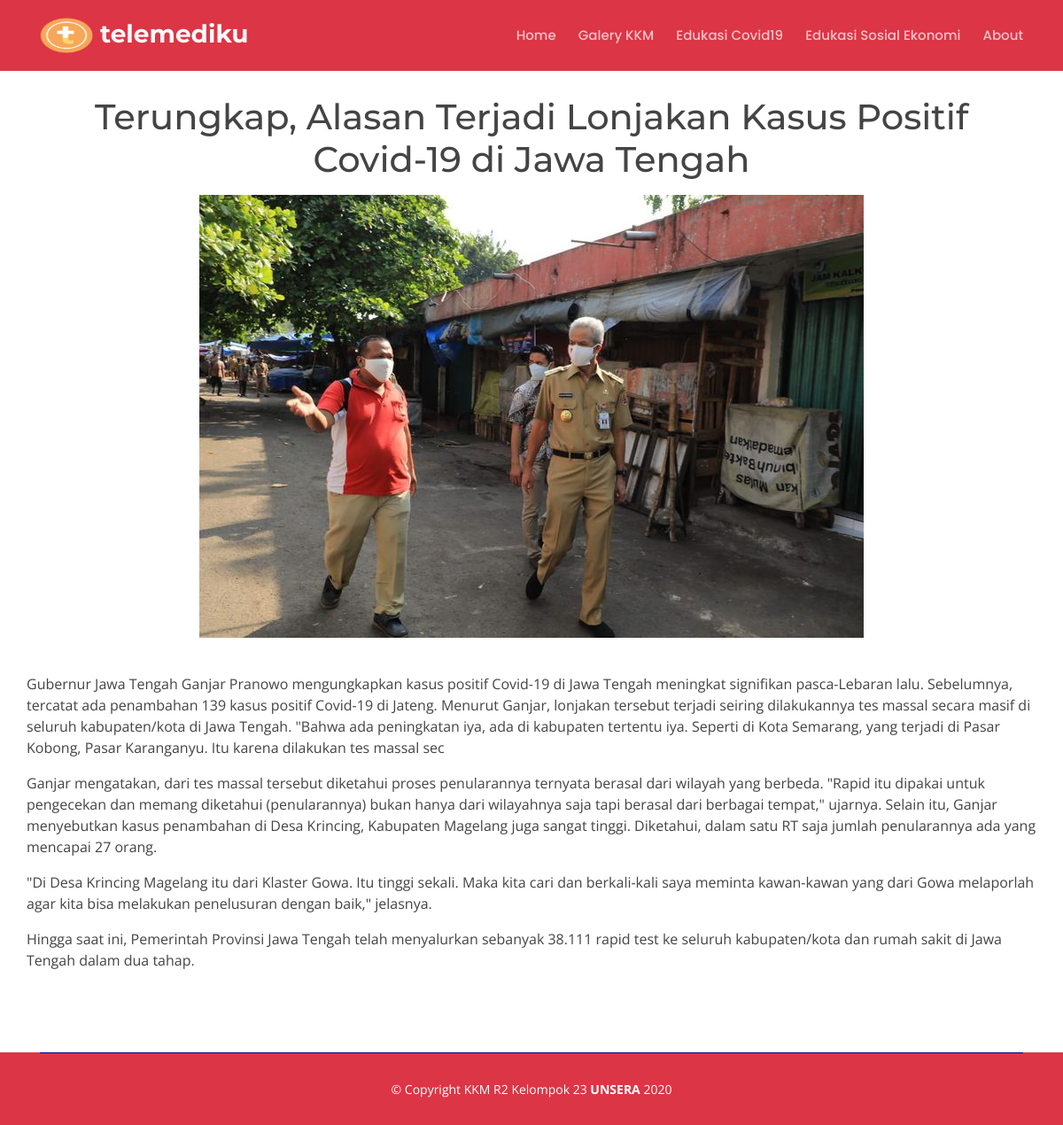
The page /edukasisosialekonomi/detailartikel/1 on the database its author committed.
### tables this page shows
CREATE TABLE `user_menu` (
  `id` int(11) NOT NULL,
  `title` varchar(128) NOT NULL,
  `url` varchar(128) NOT NULL,
  `is_active` int(1) NOT NULL
);

CREATE TABLE `edukasi_sosial_ekonomi` (
  `id` int(11) NOT NULL,
  `judul` varchar(228) NOT NULL,
  `paragraf1` varchar(500) NOT NULL,
  `paragraf2` varchar(500) NOT NULL,
  `paragraf3` varchar(500) NOT NULL,
  `paragraf4` varchar(500) NOT NULL,
  `paragraf5` varchar(500) NOT NULL,
  `paragraf6` varchar(500) NOT NULL,
  `paragraf7` varchar(500) NOT NULL,
  `paragraf8` varchar(500) NOT NULL,
  `paragraf9` varchar(500) NOT NULL,
  `gambar` varchar(225) NOT NULL,
  `tanggal` int(11) NOT NULL,
  `oleh` varchar(125) NOT NULL
);

### application/controllers/EdukasiSosialEkonomi.php (called while the page is built, shortened)
<?php
class EdukasiSosialEkonomi extends CI_Controller
{
    public function detailArtikel($id)
    {
        $data['menu'] = $this->User_model->getMenu();
        $data['detail'] = $this->User_model->getArtikelById($id, 'edukasi_sosial_ekonomi');
        $this->load->view('user/templates/header', $data);
        $this->load->view('user/edukasisosialekonomi/detailartikel', $data);
        $this->load->view('user/templates/footer');
    }
}

### index.php (called while the page is built, shortened)
<?php
require_once BASEPATH.'core/CodeIgniter.php';

### application/models/User_model.php (called while the page is built, shortened)
<?php
class User_model extends CI_Model
{
    public function getMenu()
    {
        return $this->db->get('user_menu')->result_array();
    }
    public function getArtikelById($id, $table)
    {
        return $this->db->get_where($table, ['id' => $id])->row_array();
    }
}

### application/views/user/edukasisosialekonomi/detailartikel.php (the view, shortened to what this page needs)
<section id="details" class="details mt-5">
    <div class="container">
        <div class="section-title text-center" data-aos="fade-up">
            <h1 class="mb-3"><?= $detail['judul']; ?></h1>
            <img src="<?= base_url('assets/Bootslander/img/edukasiSosialEkonomi/') . $detail['gambar']; ?>" class="img-fluid" alt="Responsive image">
        </div>
        <div class="row " data-aos="fade-up">
            <p><?= $detail['paragraf1']; ?></p>
            <p><?= $detail['paragraf2']; ?></p>
            <p><?= $detail['paragraf3']; ?></p>
            <p><?= $detail['paragraf4']; ?></p>
        </div>
    </div>
</section>

### application/views/user/templates/header.php (shortened to what this page needs)
<!DOCTYPE html>
<html lang="en">
<head>
    <link href="<?= base_url('assets/Bootslander/'); ?>vendor/bootstrap/css/bootstrap.min.css" rel="stylesheet">
    <link href="<?= base_url('assets/Bootslander/'); ?>vendor/icofont/icofont.min.css" rel="stylesheet">
    <link href="<?= base_url('assets/Bootslander/'); ?>vendor/boxicons/css/boxicons.min.css" rel="stylesheet">
    <link href="<?= base_url('assets/Bootslander/'); ?>vendor/venobox/venobox.css" rel="stylesheet">
    <link href="<?= base_url('assets/Bootslander/'); ?>vendor/remixicon/remixicon.css" rel="stylesheet">
    <link href="<?= base_url('assets/Bootslander/'); ?>vendor/owl.carousel/assets/owl.carousel.min.css" rel="stylesheet">
    <link href="<?= base_url('assets/Bootslander/'); ?>vendor/aos/aos.css" rel="stylesheet">
    <link href="<?= base_url('assets/Bootslander/'); ?>css/style.css" rel="stylesheet">
</head>
<body>
    <header id="header" class="fixed-top d-flex bg-danger align-items-center">
        <div class="container d-flex align-items-center">
            <div class="logo mr-auto">
                <a href="<?= base_url(); ?>"><img src="<?= base_url('assets/Bootslander/img/logo/'); ?>500x500 full.png" alt="" class="img-fluid" width="60" height="80">
                    <h1 class="text-light float-right mt-1 ml-2"><span>telemediku</span></h1>
                </a>
            </div>
            <nav class="nav-menu d-none d-lg-block">
                <ul>
                    <?php foreach ($menu as $m) : ?>
                        <li><a href="<?= base_url($m['url']); ?>"><?= $m['title']; ?></a></li>
                    <?php endforeach; ?>
                </ul>
            </nav>
        </div>
    </header>

### assets/Bootslander/css/style.css (style rules this page uses)
body { font-family: "Open Sans", sans-serif; color: #444444; }
a { color: #ffc107; }
h1, h2, h3, h4, h5, h6 { font-family: "Montserrat", sans-serif; }
#header { height: 80px; transition: all 0.5s; z-index: 997; transition: all 0.5s; }
#header .logo h1 { font-size: 28px; margin: 0; padding: 0; line-height: 1; font-weight: 700; }
#header .logo img { padding: 0; margin: 0; max-height: 40px; }
.nav-menu, .nav-menu * { margin: 0; padding: 0; list-style: none; }
.nav-menu>ul>li { position: relative; white-space: nowrap; float: left; }
.nav-menu a { display: block; position: relative; color: rgba(255, 255, 255, 0.7); padding: 10px 0 10px 25px; transition: 0.3s; font-size: 15px; font-weight: 500; font-family: "Poppins", sans-serif; }
.nav-menu>ul>li>a:before { content: ""; position: absolute; width: 0; height: 2px; bottom: 3px; left: 25px; background-color: #f6b024; visibility: hidden; width: 0px; transition: all 0.3s ease-in-out 0s; }
.mobile-nav { position: fixed; top: 55px; right: 15px; bottom: 15px; left: 15px; z-index: 9999; overflow-y: auto; background: #fff; transition: ease-in-out 0.2s; opacity: 0; visibility: hidden; border-radius: 10px; padding: 10px 0; }
.mobile-nav * { margin: 0; padding: 0; list-style: none; }
.mobile-nav a { display: block; position: relative; color: #8b0101; padding: 10px 20px; font-weight: 500; outline: none; }
section { padding: 60px 0; overflow: hidden; }
.section-title { padding-bottom: 40px; }

### rows shown on the page
user_menu: title "Home"
user_menu: title "Galery KKM"
user_menu: title "Edukasi Covid19"
user_menu: title "Edukasi Sosial Ekonomi"
user_menu: title "About"
edukasi_sosial_ekonomi: judul "Terungkap, Alasan Terjadi Lonjakan Kasus Positif Covid-19 di Jawa Tengah", gambar (picture), paragraf1 "Gubernur Jawa Tengah Ganjar Pranowo mengungkapkan kasus positif Covid-19 di Jawa Tengah meningkat signifikan pasca-Lebaran lalu. Sebelumnya, tercatat ada penambahan 139 kasus positif Covid-19 di Jateng. Menurut Ganjar, lonjakan tersebut terjadi seiring dilakukannya tes massal secara masif di seluruh kabupaten/kota di Jawa Tengah. \"Bahwa ada peningkatan iya, ada di kabupaten tertentu iya. Seperti di Kota Semarang, yang terjadi di Pasar Kobong, Pasar Karanganyu. Itu karena dilakukan tes massal sec", paragraf2 "Ganjar mengatakan, dari tes massal tersebut diketahui proses penularannya ternyata berasal dari wilayah yang berbeda. \"Rapid itu dipakai untuk pengecekan dan memang diketahui (penularannya) bukan hanya dari wilayahnya saja tapi berasal dari berbagai tempat,\" ujarnya. Selain itu, Ganjar menyebutkan kasus penambahan di Desa Krincing, Kabupaten Magelang juga sangat tinggi. Diketahui, dalam satu RT saja jumlah penularannya ada yang mencapai 27 orang.", paragraf3 "\"Di Desa Krincing Magelang itu dari Klaster Gowa. Itu tinggi sekali. Maka kita cari dan berkali-kali saya meminta kawan-kawan yang dari Gowa melaporlah agar kita bisa melakukan penelusuran dengan baik,\" jelasnya.", paragraf4 "Hingga saat ini, Pemerintah Provinsi Jawa Tengah telah menyalurkan sebanyak 38.111 rapid test ke seluruh kabupaten/kota dan rumah sakit di Jawa Tengah dalam dua tahap."
